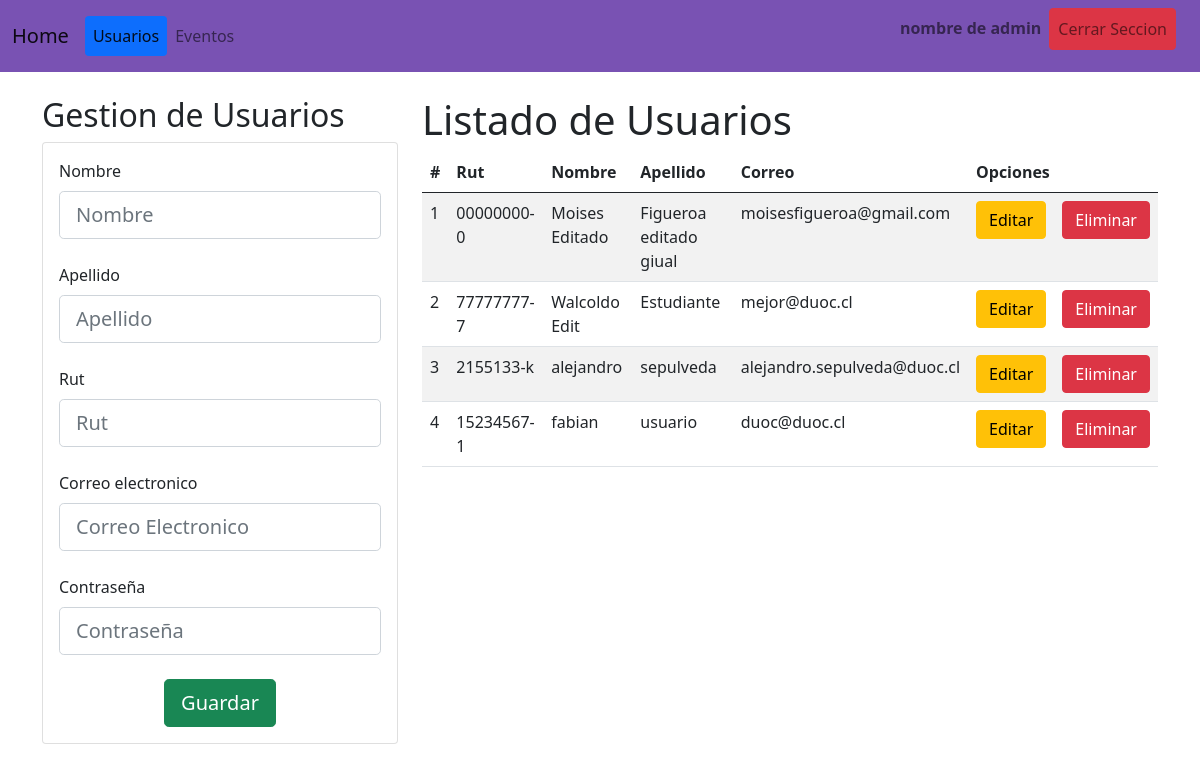
The app's page /gestionUsuarios/, older data.
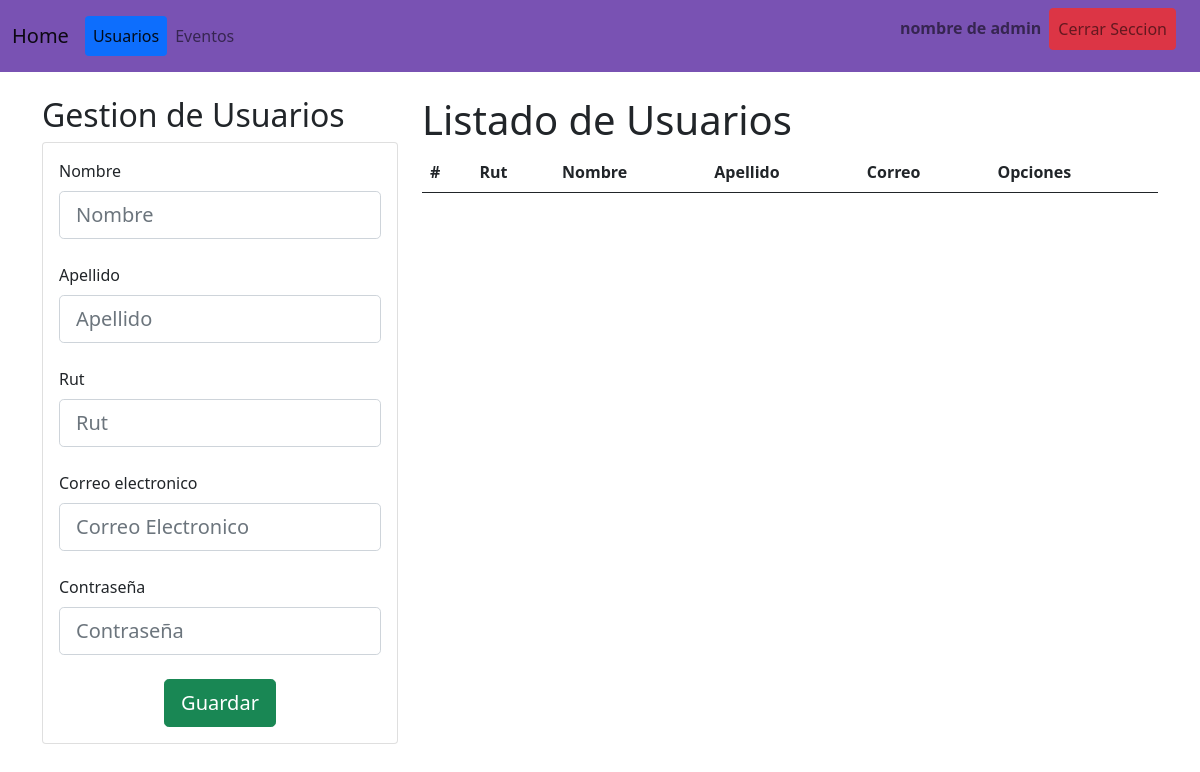
The same page, newer data.
### app/models.py (models this page shows, shortened)
class Cliente(models.Model):
    rut = models.CharField(max_length=12, unique=True, validators=[rut_validator], default='00000000-0')
    nombre = models.CharField(max_length=50)
    apellido = models.CharField(max_length=50)
    correo = models.EmailField(max_length=100)
    password = models.CharField(max_length=50)

### app/views.py (the view)
# urls.py: path('gestionUsuarios/', gestionUsuarios, name="gestionUsuarios"),
def gestionUsuarios(request):
    clientes = Cliente.objects.all()
    return render(request, 'app/admin/gestionUsuarios.html', {"clientes": clientes})

### app/templates/app/admin/gestionUsuarios.html (shortened to what this page needs)
{% extends "app/admin/baseAdmin.html" %}
{% block actUsuario%}active{%endblock%}
{% block body%}
<div class="row">
    <div class="col-sm-12 col-md-6 col-lg-4 col-xl-4">
        <h2>Gestion de Usuarios</h2>
        <div class="card">
            <div class="card-body">
                <form action="/registrarUsuario/" method="POST"> {% csrf_token %}
                    <div class="form-group">
                        <div class="form-outline form-white mb-4">
                            <label class="form-label" for="inputFirstName">Nombre</label>
                            <input placeholder="Nombre" type="text" id="inputFirstName" name="inputFirstName" class="form-control form-control-lg" required/>
                        </div>
                        <div class="form-outline form-white mb-4">
                            <label class="form-label" for="inputLastName">Apellido</label>
                            <input placeholder="Apellido" type="text" id="inputLastName" name="inputLastName" class="form-control form-control-lg" required/>
                        </div>
                        <div class="form-outline form-white mb-4">
                            <label class="form-label" for="inputRut">Rut</label>
                            <input placeholder="Rut" type="text" id="inputRut" name="inputRut" class="form-control form-control-lg" required/>
                        </div>
                        <div class="form-outline form-white mb-4">
                            <label class="form-label" for="inputEmail">Correo electronico</label>
                            <input placeholder="Correo Electronico" type="email" id="inputEmail" name="inputEmail" class="form-control form-control-lg" required/>
                        </div>
                        <div class="form-outline form-white mb-4">
                            <label class="form-label" for="typePassword">Contraseña</label>
                            <input placeholder="Contraseña" type="password" id="typePassword" name="typePassword"
                                class="form-control form-control-lg" required/>
                        </div>
                        <div class="d-flex justify-content-center text-center">
                            <button type="submit" class="btn btn-success btn-lg">Guardar</button>
                        </div>
                    </div>
                </form>
            </div>
        </div>
    </div>
    <div class="col-sm-12 col-md-6 col-lg-8 col-xl-8">
        <div class="table-responsive">
            <table class="table table-striped">
                <thead>
                    <tr>
                        <th>#</th>
                        <th>Rut</th>
                        <th>Nombre</th>
                        <th>Apellido</th>
                        <th>Correo</th>
                        <th colspan="2">Opciones</th>
                    </tr>
                </thead>
                <tbody>
                    <h1>Listado de Usuarios</h1>
                    {% for c in clientes%}
                    <tr>
                        <td>{{forloop.counter}}</td>
                        <td>{{c.rut}}</td>
                        <td>{{c.nombre}}</td>
                        <td>{{c.apellido}}</td>
                        <td>{{c.correo}}</td>
                        <td><a href="/modificarUsuario/{{c.rut}}" class="btn btn-warning">Editar</a></td>
                        <td><a href="/eliminarUsuario/{{c.rut}}" class="btn btn-danger">Eliminar</a></td>
                    </tr>
                    {% endfor %}
                </tbody>
            </table>
        </div>
    </div>
</div>
{% endblock%}

### app/templates/app/admin/baseAdmin.html (shortened to what this page needs)
<!DOCTYPE html>
<html lang="en">
<head>
    <link href="https://cdn.jsdelivr.net/npm/bootstrap@5.0.2/dist/css/bootstrap.min.css" rel="stylesheet">
</head>
<body>
    <nav class="navbar navbar-expand-lg navbar-light" style="background-color: #7952B3;">
        <div class="container-fluid">
            <a class="navbar-brand " href="{% url 'homeAdmin' %}">
                Home
            </a>
            <div class="collapse navbar-collapse" id="navbarNav">
                <ul class="navbar-nav nav-pills">
                    <li class="nav-item">
                        <a class="nav-link {% block actUsuario%}{%endblock%}" href="{% url 'gestionUsuarios' %}">Usuarios</a>
                    </li>
                    <li class="nav-item">
                        <a class="nav-link {% block actEvento%}{%endblock%}" href="{% url 'gestionEventos' %}">Eventos</a>
                    </li>
                </ul>
                <div class="container">
                    <ul class="navbar-nav justify-content-end">
                        <li class="nav-item">
                            <p class="nav-link"><b>nombre de admin</b></p>
                        </li>
                        <li class="nav-item">
                            <a  class=" nav-link btn btn-danger rounded" href="{% url 'home'%}">Cerrar Seccion</a>
                        </li>
                    </ul>
                </div>
            </div>
        </div>
    </nav>
    <div class="container py-4">
        {% block body %}
        {% endblock %}
    </div>
</body>
</html>

Row changes from the older to the newer data that the page shows:
removed Cliente: rut "00000000-0", nombre "Moises Editado", apellido "Figueroa editado giual", correo "moisesfigueroa@gmail.com"
removed Cliente: rut "77777777-7", nombre "Walcoldo Edit", apellido "Estudiante", correo "mejor@duoc.cl"
removed Cliente: rut "2155133-k", nombre "alejandro", apellido "sepulveda", correo "alejandro.sepulveda@duoc.cl"
removed Cliente: rut "15234567-1", nombre "fabian", apellido "usuario", correo "duoc@duoc.cl"
